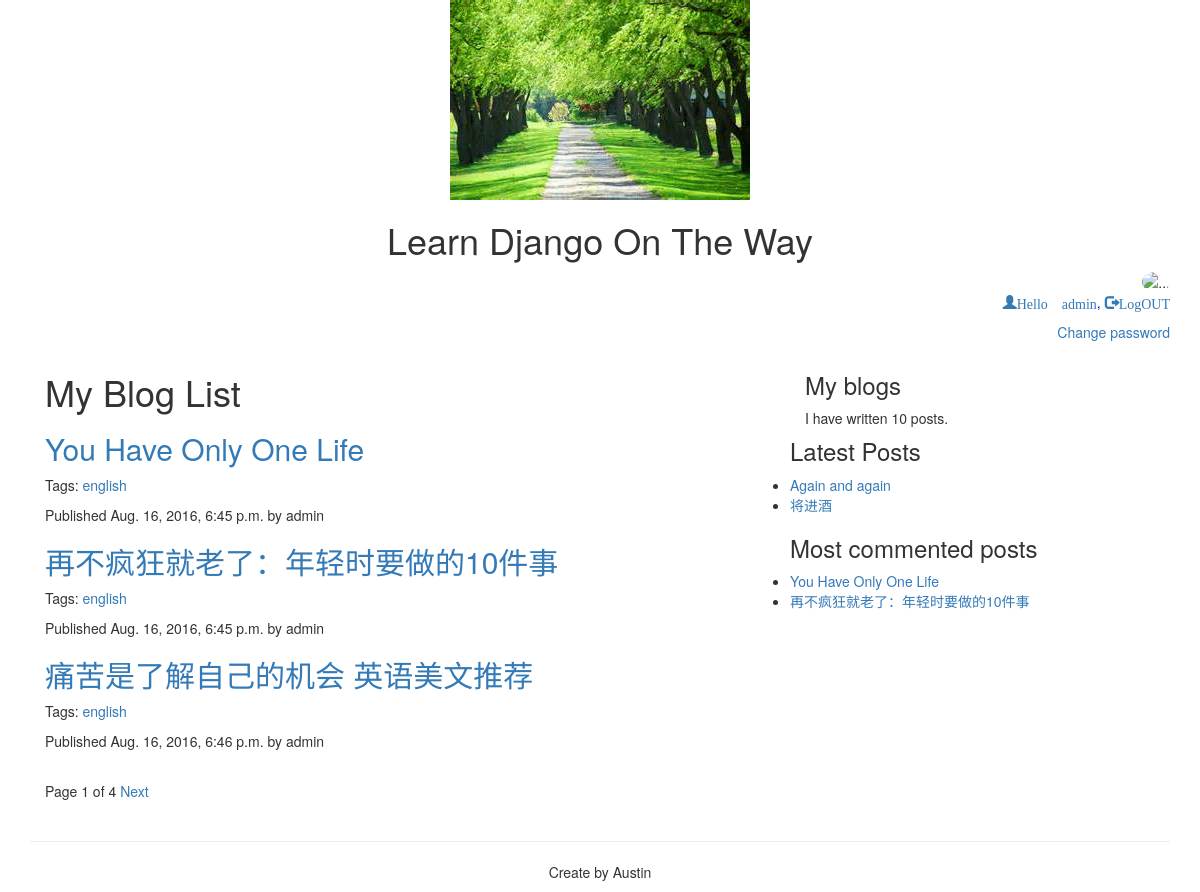
Page /blog/ (signed in) on the committed database.
### blog/models.py (models this page shows, shortened)
class Post(models.Model):
    STATUS_CHOICE = (("draft", "DRAFT"), ("published", "PUBLISHED"),)
    title = models.CharField(max_length=250)
    slug = models.SlugField(max_length=250, unique_for_date="published")
    author = models.ForeignKey(User, related_name="blog_posts")
    body = models.TextField()
    published = models.DateTimeField(default=timezone.now)
    created = models.DateTimeField(auto_now_add=True)
    updated = models.DateTimeField(auto_now=True)
    status = models.CharField(max_length=10, choices=STATUS_CHOICE, default="draft")
    tags = TaggableManager()
    def get_absolute_url(self):
        return reverse('blog:post_detail', args=[self.published.year, self.published.strftime('%m'), self.published.strftime('%d'), self.slug])
    class Mate:
        ordering = ("-published",)

### blog/views.py (the view)
# urls.py: url(r'^tag/(?P<tag_slug>[-\w]+)/$', views.post_list, name='post_list_tag'),
def post_list(request, tag_slug=None):
    object_list = Post.objects.filter(status="published")
    tag = None
    if tag_slug:
        tag = get_object_or_404(Tag, slug=tag_slug)
        object_list = object_list.filter(tags__in=[tag])
    paginator = Paginator(object_list, 3)
    page = request.GET.get('page')
    try:
        current_page = paginator.page(page)
        posts = current_page.object_list
    except PageNotAnInteger:
        current_page = paginator.page(1)
        posts = current_page.object_list
    except EmptyPage:
        current_page = paginator.page(paginator.num_pages)
        posts = current_page.object_list
    return render(request, 'blog/post/list.html', {"posts":posts, "page":current_page, "tag":tag})

### blog/templatetags/blog_tags.py (called while the page is built)
@register.simple_tag
def total_posts():
	return Post.objects.filter(status="published").count()

@register.inclusion_tag('blog/post/latest_posts.html')
def latest_posts(count):
    posts = Post.objects.filter(status="published").order_by("-published")[:count]
    return {'latest_posts':posts}

@register.simple_tag
def most_commented_posts(count=2):
	all_post = Post.objects.filter(status="published")
	most_comments = all_post.annotate(total_comments=Count("comments")).order_by("-total_comments")[:count]
	return most_comments

### blog/templates/blog/post/list.html (shortened to what this page needs)
{% extends "blog/base.html" %}
{% load blog_tags %}
{% block content %}
<article class="col-xs-12 col-md-8">
<h1>My Blog List</h1>
  {% for post in posts %}
  <h2><a href="{{ post.get_absolute_url }}">{{ post.title }}</a></h2>
  <p>
    Tags:
      {% for tag in post.tags.all %}
	      <a href="{% url 'blog:post_list_tag' tag.name %}">{{ tag.slug }}</a>
	    {% endfor %}
  </p>
  <p>Published {{ post.published }} by {{ post.author }}</p>
  {% endfor %}
  {% include 'blog/post/pagination.html' %}
</article>
<aside class="col-xs-6 col-md-4">
  <h3>My blogs</h3>
  <p>I have written {% total_posts %} posts.</p>
</aside>
<h3>Latest Posts</h3>
{% latest_posts 2 %}
<h3>Most commented posts</h3>
{% most_commented_posts as comments %}
<ul>
  {% for post in comments %}
  <li><a href="{{ post.get_absolute_url }}">{{ post.title }}</a></li>
  {% endfor %}
 </ul>
{% endblock %}

### blog/templates/blog/base.html (shortened to what this page needs)
{% load staticfiles %}
<!DOCTYPE html>
<html lang="zh-CN">
  <head>
    <link href="{% static 'css/bootstrap.css' %}" rel="stylesheet">
  </head>
<body>
    {% include 'blog/header.html' %}
    <div class="container">
      {% if request.user.is_authenticated %}
        {% if request.user.profile.photo %}
          <div class="text-right"><img name="user_face" src="{{ request.user.profile.photo | striptags }}" alt="..." class="img-circle" id="my_photo"></div>
        {% else %}
          <div class="text-right"><img name="user_face" src="{% static 'images/p.png' %}" alt="..." class="img-circle" id="my_photo"></div>
        {% endif %}
      <p class="text-right" style="color: blue;">
        <a href="{% url 'account:edit'%}"><span class="glyphicon glyphicon-user" aria-hidden='true'>Hello {{ request.user.username }}</span></a>,
        <a class="glyphicon glyphicon-log-out" href="{% url 'account:logout' %}">LogOUT</a>
      {% else %}
        <a href="{% url 'account:login' %}">Login</a>
      {% endif %}
      </p>
      <p class="text-right"><a href="{% url 'account:password_change' %}">Change password</a></p>
      {% block content %}
      {% endblock %}
    </div>
    {% include 'blog/footer.html' %}
</body>
</html>

### blog/templates/blog/post/latest_posts.html
<ul>
  {% for post in latest_posts %}
  <li><a href="{{ post.get_absolute_url }}">{{ post.title }}</a></li>
  {% endfor %}
 </ul>

### rows in the picture
Post: title "You Have Only One Life", published "Aug. 16, 2016, 6:45 p.m.", author "admin"
Tag: slug "english"
Post: title "再不疯狂就老了：年轻时要做的10件事", published "Aug. 16, 2016, 6:45 p.m.", author "admin"
Post: title "痛苦是了解自己的机会 英语美文推荐", published "Aug. 16, 2016, 6:46 p.m.", author "admin"
Post: title "Again and again"
Post: title "将进酒"

### other values in the picture
{{ request.user.username }} "admin"
{{ page.number }} "1"
{{ page.paginator.num_pages }} "4"
